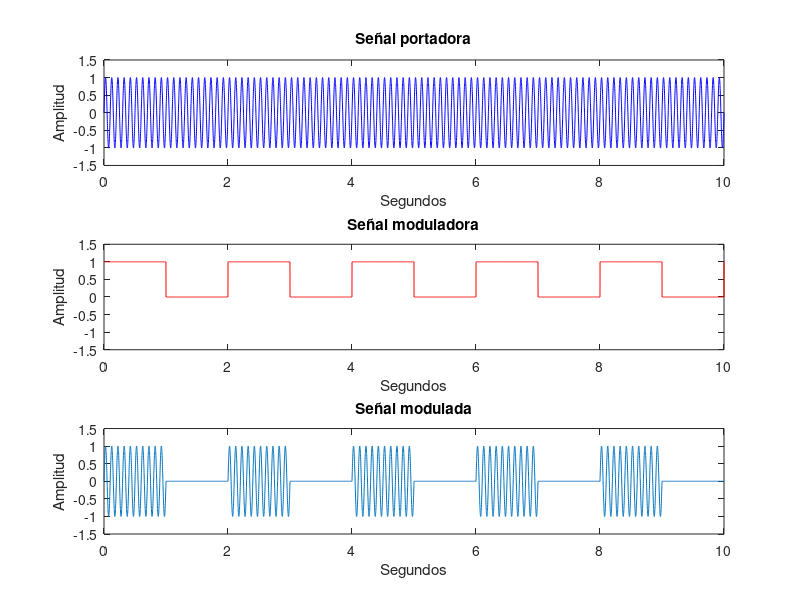

Reproduce this figure in MATLAB.
clear; close all; clc;
%% % Señal modulada

fm=0.5; fy=10; q=10; Ac=1; As=1; Am=1; 
tiempo=linspace(0,q,10000);

% Señal moduladora
x=(2*pi*tiempo*fm); s=sin(x); SModuladora=Am*s; ab=(-SModuladora);
% Señal portadora
y=(2*pi*tiempo*fy); SModuladora2=sin(y);
% Señal Ask
u=As/2.*square(x)+(As/2);

v=SModuladora2.*u;
am=As*Ac*SModuladora2.*SModuladora; 
ask1= As*Ac*v.*SModuladora; 

figure(1)
subplot(3,1,1);
plot(tiempo,SModuladora2, 'b')
ylabel('Amplitud');xlabel('Segundos');title('Señal portadora');  axis ([0 10 -1.5 1.5]);

subplot(3,1,2);
plot(tiempo,u, 'r')
ylabel('Amplitud');xlabel('Segundos');title('Señal moduladora'); axis ([0 10 -1.5 1.5]);

subplot(3,1,3);
plot(tiempo, v)
ylabel('Amplitud');xlabel('Segundos');title('Señal modulada'); axis ([0 10 -1.5 1.5]);
